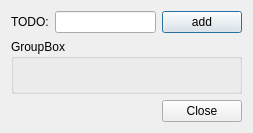
<ui version="4.0" >
 <class>Dialog</class>
 <widget class="QDialog" name="Dialog" >
  <property name="geometry" >
   <rect>
    <x>0</x>
    <y>0</y>
    <width>253</width>
    <height>133</height>
   </rect>
  </property>
  <property name="sizePolicy" >
   <sizepolicy vsizetype="Preferred" hsizetype="Preferred" >
    <horstretch>0</horstretch>
    <verstretch>0</verstretch>
   </sizepolicy>
  </property>
  <property name="minimumSize" >
   <size>
    <width>253</width>
    <height>0</height>
   </size>
  </property>
  <property name="maximumSize" >
   <size>
    <width>253</width>
    <height>16777215</height>
   </size>
  </property>
  <property name="windowTitle" >
   <string>TODOs</string>
  </property>
  <layout class="QHBoxLayout" name="horizontalLayout_3" >
   <item>
    <layout class="QVBoxLayout" name="verticalLayout" >
     <item>
      <layout class="QHBoxLayout" name="horizontalLayout" >
       <item>
        <widget class="QLabel" name="label" >
         <property name="text" >
          <string>TODO:</string>
         </property>
         <property name="buddy" >
          <cstring>lineEdit</cstring>
         </property>
        </widget>
       </item>
       <item>
        <widget class="QLineEdit" name="lineEdit" />
       </item>
       <item>
        <widget class="QPushButton" name="addButton" >
         <property name="text" >
          <string>add</string>
         </property>
        </widget>
       </item>
      </layout>
     </item>
     <item>
      <widget class="QGroupBox" name="groupBox" >
       <property name="sizePolicy" >
        <sizepolicy vsizetype="Minimum" hsizetype="Preferred" >
         <horstretch>0</horstretch>
         <verstretch>0</verstretch>
        </sizepolicy>
       </property>
       <property name="title" >
        <string>GroupBox</string>
       </property>
      </widget>
     </item>
     <item>
      <layout class="QHBoxLayout" name="horizontalLayout_2" >
       <item>
        <spacer name="horizontalSpacer" >
         <property name="orientation" >
          <enum>Qt::Horizontal</enum>
         </property>
         <property name="sizeHint" stdset="0" >
          <size>
           <width>40</width>
           <height>20</height>
          </size>
         </property>
        </spacer>
       </item>
       <item>
        <widget class="QPushButton" name="closeButton" >
         <property name="text" >
          <string>Close</string>
         </property>
        </widget>
       </item>
      </layout>
     </item>
    </layout>
   </item>
  </layout>
 </widget>
 <resources/>
 <connections>
  <connection>
   <sender>closeButton</sender>
   <signal>clicked()</signal>
   <receiver>Dialog</receiver>
   <slot>reject()</slot>
   <hints>
    <hint type="sourcelabel" >
     <x>348</x>
     <y>251</y>
    </hint>
    <hint type="destinationlabel" >
     <x>134</x>
     <y>248</y>
    </hint>
   </hints>
  </connection>
 </connections>
</ui>
